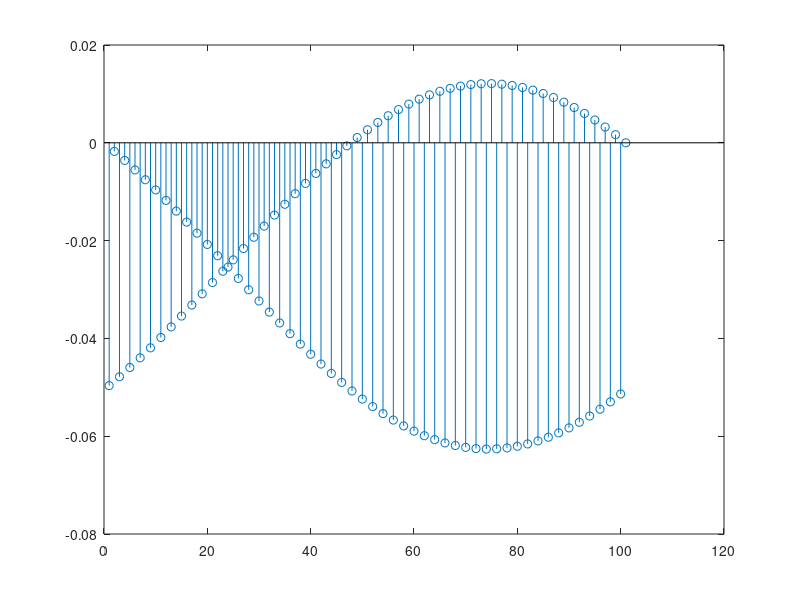
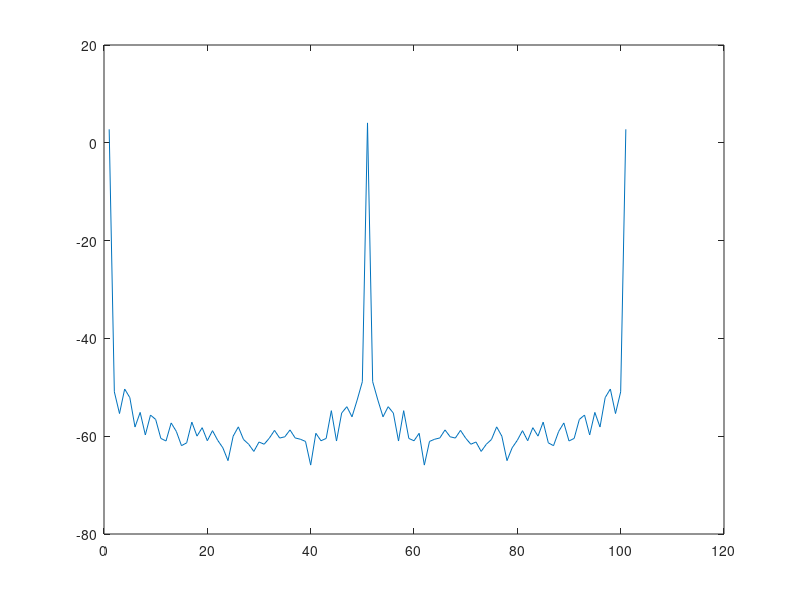

These charts were generated, in order, by the following MATLAB code:
close all
clearvars
um = 1e-6;
nm = 1e-9;
pm = 1e-12;
MHz = 1e6;
kHz = 1e3;
km = 1e3;
ps = 1e-12;
mW = 1e-3;

B = 400e6;
c = 299792458;
sample_num = 100;

T = 1/B;
sps = 100;
ts = T/sps;

lo.linewidth = 1*kHz;
lo.PSD = 80;
lo.lambda = 1550*nm;
lo.field = 1e3;
fc = c/lo.lambda;

f = (-sample_num/2:sample_num/2) /ts/sample_num;

D = lo.field;
S_f = D^2./ ((1 + (f / lo.linewidth).^2)*lo.linewidth*2*pi);

white_noise_real = randn(1, sample_num+1);
white_noise_imag = randn(1, sample_num+1);

white_noise = white_noise_real + 1j * white_noise_imag;
delta_f_freq_domain = white_noise .* sqrt(S_f);
delta_f_time_domain = ifft(delta_f_freq_domain);
delta_f_time_domain = real(delta_f_time_domain);

phi = cumsum(delta_f_time_domain);

figure
grid on
stem(phi)

ff = fftshift(fft(phi));
figure
grid on
plot(10*log10(abs(ff)))
